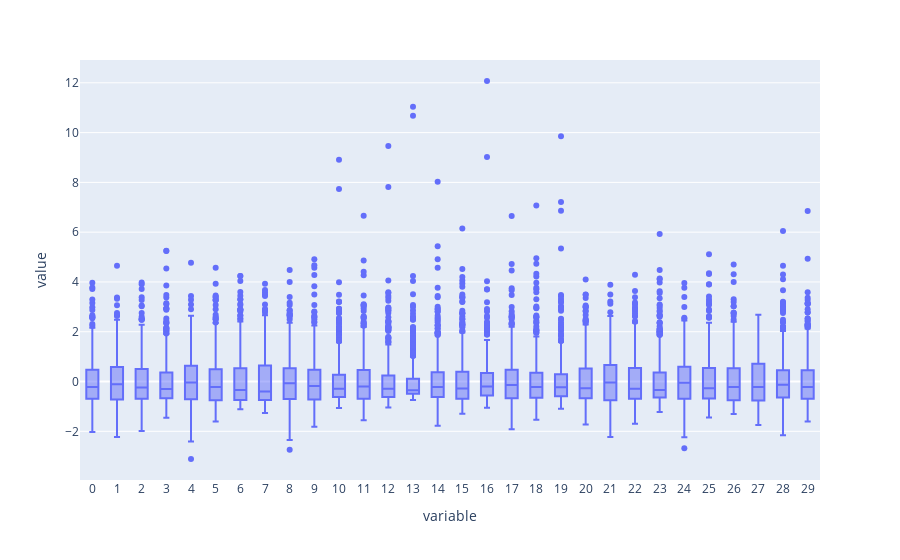

Notebook code for this chart:
### Code cell
data = df_data_t1.iloc[:, 1:]
scaler = StandardScaler().fit(data)
normalized = scaler.transform(data)

px.box(normalized)

### Figure 1 — Plotly figure (JSON) as saved in the notebook; plotly's stock layout.template omitted (floating-point values rounded to 4 significant figures; data arrays with more than 128 entries replaced by an {"elided": "..."} marker saying what was removed)
{"data": [{"alignmentgroup": "True", "hovertemplate": "variable=%{x}<br>value=%{y}<extra></extra>", "legendgroup": "", "marker": {"color": "#636efa"}, "name": "", "notched": false, "offsetgroup": "", "orientation": "v", "showlegend": false, "type": "box", "x": {"elided": "17070 str values"}, "x0": " ", "xaxis": "x", "y": {"elided": "17070 float values"}, "y0": " ", "yaxis": "y"}], "layout": {"boxmode": "group", "legend": {"tracegroupgap": 0}, "margin": {"t": 60}, "xaxis": {"anchor": "y", "domain": [0, 1], "title": {"text": "variable"}}, "yaxis": {"anchor": "x", "domain": [0, 1], "title": {"text": "value"}}}}
